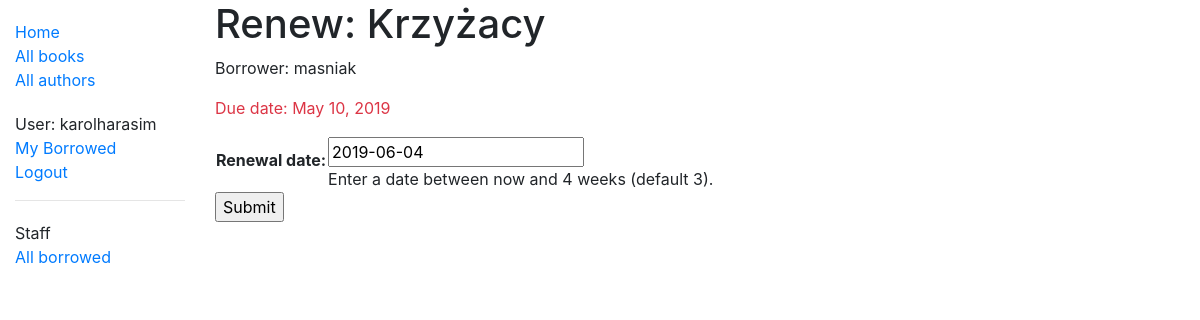
Page /catalog/book/05fd19aa-1108-4abd-9cbe-dfadf4d56d78/renew/ (signed in) on the earlier database version.
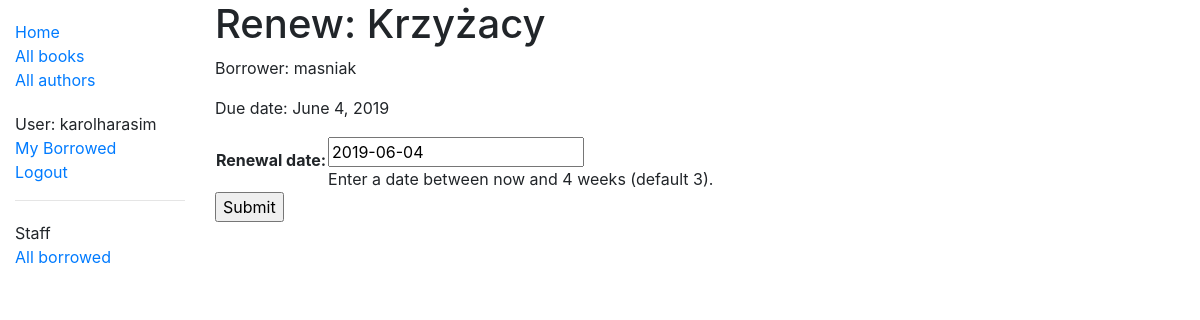
Same page on the later database version.
### catalog/models.py (models this page shows, shortened)
class BookInstance(models.Model):
    id = models.UUIDField(primary_key=True, default=uuid.uuid4,
                          help_text="Unique ID for this particular book across whole library")
    book = models.ForeignKey('Book', on_delete=models.SET_NULL, null=True)
    imprint = models.CharField(max_length=200)
    due_back = models.DateField(null=True, blank=True)
    borrower = models.ForeignKey(User, on_delete=models.SET_NULL, null=True, blank=True)
    @property
    def is_overdue(self):
        if self.due_back and date.today() > self.due_back:
            return True
        return False
    LOAN_STATUS = (
        ('d', 'Maintenance'),
        ('o', 'On loan'),
        ('a', 'Available'),
        ('r', 'Reserved'),
    )
    status = models.CharField(
        max_length=1,
        choices=LOAN_STATUS,
        blank=True,
        default='d',
        help_text='Book availability'
        )
    class Meta:
        ordering = ['due_back']
        permissions = (("can_mark_returned", "Set book as returned"),)

class Book(models.Model):
    title = models.CharField(max_length=200)
    author = models.ForeignKey('Author', on_delete=models.SET_NULL, null=True)
    summary = models.TextField(max_length=1000, help_text="Enter a brief description of the book")
    isbn = models.CharField('ISBN', max_length=13,
                            help_text='13 Character <a href="https://www.isbn-international.org/content/what-isbn'
                                      '">ISBN number</a>')
    genre = models.ManyToManyField(Genre, help_text="Select a genre for this book")
    language = models.ForeignKey('Language', on_delete=models.SET_NULL, null=True,)
    def display_language(self):
        return self.language
    display_language.short_description = 'Language'
    def display_genre(self):
        """Creates a string for the Genre. This is required to display genre in Admin."""
        return ', '.join([genre.name for genre in self.genre.all()[:3]])
    display_genre.short_description = 'Genre'

### catalog/views.py (the view)
# urls.py: path('book/<uuid:pk>/renew/', views.renew_book_librarian, name='renew-book-librarian'),
@permission_required('catalog.can_mark_returned')
def renew_book_librarian(request, pk):
    book_instance = get_object_or_404(BookInstance, pk=pk)
    if request.method == 'POST':
        form = RenewBookForm(request.POST)
        if form.is_valid():
            book_instance.due_back = form.cleaned_data['renewal_date']
            book_instance.save()
            return HttpResponseRedirect(reverse('all-borrowed'))
    else:
        proposed_renewal_date = datetime.date.today() + datetime.timedelta(weeks=3)
        form = RenewBookForm(initial={'renewal_date': proposed_renewal_date})
    context = {
        'form': form,
        'book_instance': book_instance,
    }
    return render(request, 'catalog/book_renew_librarian.html', context)

### catalog/forms.py (shortened to what this page needs)
class RenewBookForm(forms.Form):
    renewal_date = forms.DateField(help_text="Enter a date between now and 4 weeks (default 3).")

### catalog/templates/catalog/book_renew_librarian.html (shortened to what this page needs)
{% extends "base_generic.html" %}
{% block content %}
  <h1>Renew: {{ book_instance.book.title }}</h1>
  <p>Borrower: {{ book_instance.borrower }}</p>
  <p{% if book_instance.is_overdue %} class="text-danger"{% endif %}>Due date: {{ book_instance.due_back }}</p>
  <form action="" method="post">
    <table>
    {{ form.as_table }}
    </table>
    <input type="submit" value="Submit">
  </form>
{% endblock %}

Differences in the rows shown:
changed BookInstance "Krzyżacy": due_back "May 10, 2019" → "June 4, 2019"
